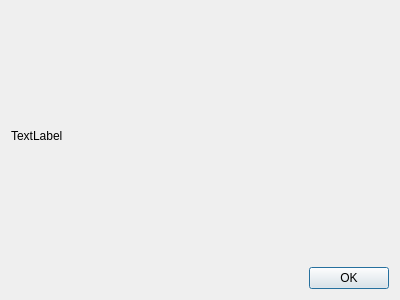
<?xml version="1.0" encoding="UTF-8"?>
<ui version="4.0">
 <class>VersionDialog</class>
 <widget class="QDialog" name="VersionDialog">
  <property name="geometry">
   <rect>
    <x>0</x>
    <y>0</y>
    <width>400</width>
    <height>300</height>
   </rect>
  </property>
  <property name="windowTitle">
   <string>Dialog</string>
  </property>
  <layout class="QVBoxLayout" name="verticalLayout">
   <item>
    <widget class="QLabel" name="txtVersion">
     <property name="text">
      <string>TextLabel</string>
     </property>
    </widget>
   </item>
   <item>
    <widget class="QDialogButtonBox" name="buttonBox">
     <property name="orientation">
      <enum>Qt::Horizontal</enum>
     </property>
     <property name="standardButtons">
      <set>QDialogButtonBox::Ok</set>
     </property>
    </widget>
   </item>
  </layout>
 </widget>
 <resources/>
 <connections>
  <connection>
   <sender>buttonBox</sender>
   <signal>accepted()</signal>
   <receiver>VersionDialog</receiver>
   <slot>accept()</slot>
   <hints>
    <hint type="sourcelabel">
     <x>248</x>
     <y>254</y>
    </hint>
    <hint type="destinationlabel">
     <x>157</x>
     <y>274</y>
    </hint>
   </hints>
  </connection>
  <connection>
   <sender>buttonBox</sender>
   <signal>rejected()</signal>
   <receiver>VersionDialog</receiver>
   <slot>reject()</slot>
   <hints>
    <hint type="sourcelabel">
     <x>316</x>
     <y>260</y>
    </hint>
    <hint type="destinationlabel">
     <x>286</x>
     <y>274</y>
    </hint>
   </hints>
  </connection>
 </connections>
</ui>
